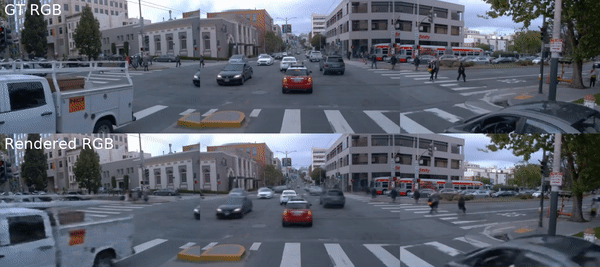
#> input picture Chapter03/lecturenote/cityroad.png, 600 x 267 px
$ jupyter execute edgedetect2.ipynb
#> lines starting #> are read from the running program, lines starting #| are printed output that depends on the picture
[cell 1]
import numpy as np
import matplotlib.pyplot as plt
from PIL import Image
from scipy.signal import convolve2d
import os

# ==========================================
# 1. 设置：请在此处修改你的图片路径
# ==========================================
# 示例：'C:/Users/Name/Pictures/my_photo.jpg' 或 './my_photo.png'
IMAGE_PATH = 'cityroad.png' # <-- 替换这里

def load_and_preprocess_image(path):
    """
    读入图片，检查是否存在，并转为灰度浮点数矩阵
    """
#> called with path = 'cityroad.png'
    if not os.path.exists(path):
        raise FileNotFoundError(f"找不到文件: {path}，请检查路径是否正确。")

    # 读入图像
    with Image.open(path) as pil_img:
#> pil_img is the input picture: PIL image 600x267 RGB; mean R, G, B 91.3, 96.8, 108.5
        print(f"成功读入图像: {path}, 尺寸: {pil_img.size}, 模式: {pil_img.mode}")
#| 成功读入图像: cityroad.png, 尺寸: (600, 267), 模式: RGB

        # 将彩色图像转为灰度图 ('L' 模式)
        # 这是边缘检测的标准预处理步骤
        gray_img = pil_img.convert('L')
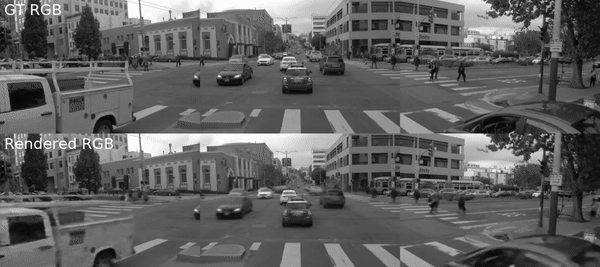
#> gray_img: PIL image 600x267 L; min 8, max 252, mean 96.5

        # 转为 Numpy 数组，并转换为 float32 方便计算
        img_array = np.array(gray_img, dtype=np.float32)

        # 保留原图用于显示 (转回 RGB 方便 Matplotlib 显示彩色)
        original_rgb = pil_img.convert('RGB')

    return img_array, original_rgb

def apply_sobel_filter(gray_img):
    """
    核心部分：使用 Scipy 实现二维 Sobel 卷积操作
    """
    # 定义 Sobel 算子 (保留上一节的滤波器)
    sobel_x = np.array([[-1, 0, 1],
                        [-2, 0, 2],
                        [-1, 0, 1]])

    sobel_y = np.array([[-1, -2, -1],
                        [ 0,  0,  0],
                        [ 1,  2,  1]])

    print("正在进行 Sobel 卷积计算...")
    # 执行二维卷积
    # boundary='symm' 处理边缘填充，mode='same' 保持图像尺寸不变
    gx = convolve2d(gray_img, sobel_x, mode='same', boundary='symm')
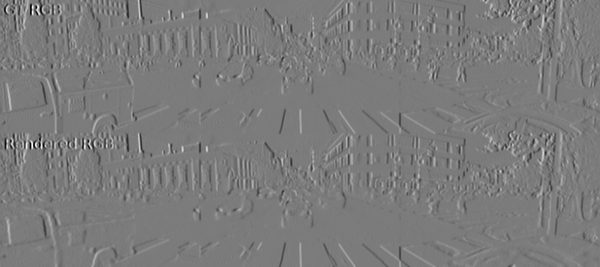
#> gx: shape (267, 600) float64; min -884, max 939, mean 0.5; drawn with min black and max white
    gy = convolve2d(gray_img, sobel_y, mode='same', boundary='symm')
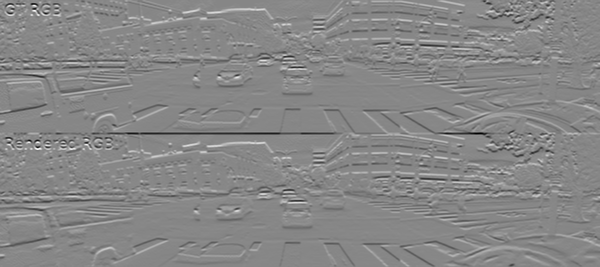
#> gy: shape (267, 600) float64; min -949, max 845, mean 2.2; drawn with min black and max white

    # 计算梯度幅值 (Magnitude)
    magnitude = np.sqrt(gx**2 + gy**2)
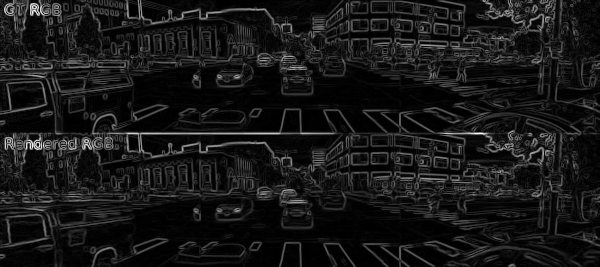
#> magnitude: shape (267, 600) float64; min 0, max 949.1, mean 88.3; drawn with min black and max white

    # 归一化：将结果映射到 0-255 之间
    if magnitude.max() > 0:
        magnitude = (magnitude / magnitude.max()) * 255

    return magnitude.astype(np.uint8), gx, gy

# ==========================================
# 主程序执行流
# ==========================================
try:
    # 1. 加载和预处理
    gray_data, original_display = load_and_preprocess_image(IMAGE_PATH)

    # 2. 应用 Sobel 滤波器
    edge_magnitude, grad_x, grad_y = apply_sobel_filter(gray_data)

    # 3. 可视化结果
    print("正在生成可视化图像...")
    plt.figure(figsize=(16, 10))

    # A. 原始彩色图
    plt.subplot(2, 2, 1)
    plt.title(f"1. Original Image\n({IMAGE_PATH})")
    plt.imshow(original_display)
    plt.axis('off')

    # B. 水平梯度 (检测垂直边缘) - 显示绝对值
    plt.subplot(2, 2, 2)
    plt.title("2. Sobel X (Vertical Edges)")
    plt.imshow(np.abs(grad_x), cmap='gray')
    plt.axis('off')

    # C. 垂直梯度 (检测水平边缘) - 显示绝对值
    plt.subplot(2, 2, 3)
    plt.title("3. Sobel Y (Horizontal Edges)")
    plt.imshow(np.abs(grad_y), cmap='gray')
    plt.axis('off')

    # D. 最终边缘幅值
    plt.subplot(2, 2, 4)
    plt.title("4. Final Edge Magnitude")
    # 使用 'viridis' 或 'magma' 等色调可以更好地观察边缘强度差别
    plt.imshow(edge_magnitude, cmap='magma')
    plt.colorbar(label='Edge Strength')
    plt.axis('off')

    plt.tight_layout()
    plt.show()
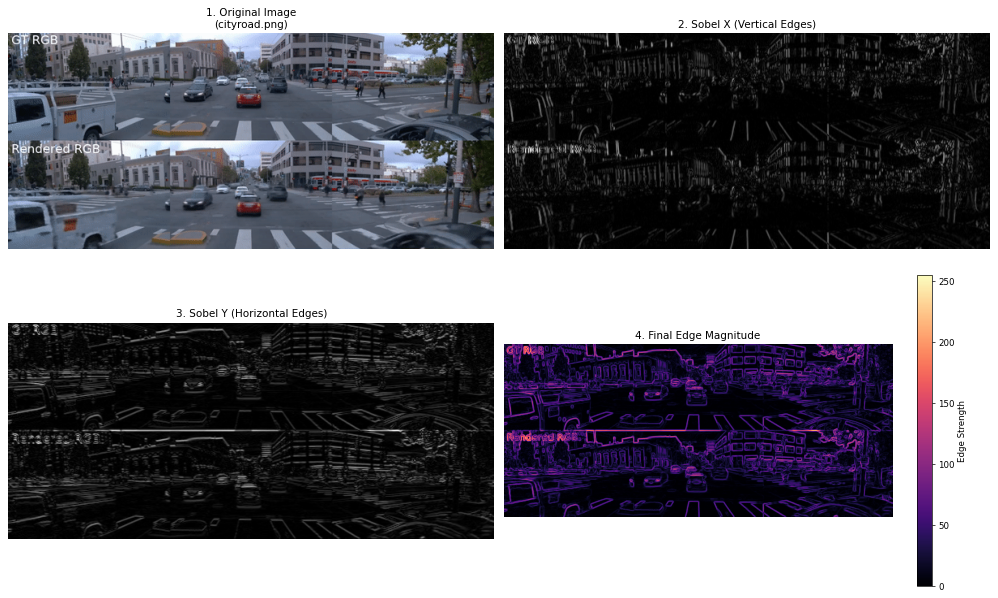
#> figure drawn by matplotlib, 5 panels
    print("处理完成。")

except FileNotFoundError as e:
    print(e)
except Exception as e:
    print(f"发生错误: {e}")
